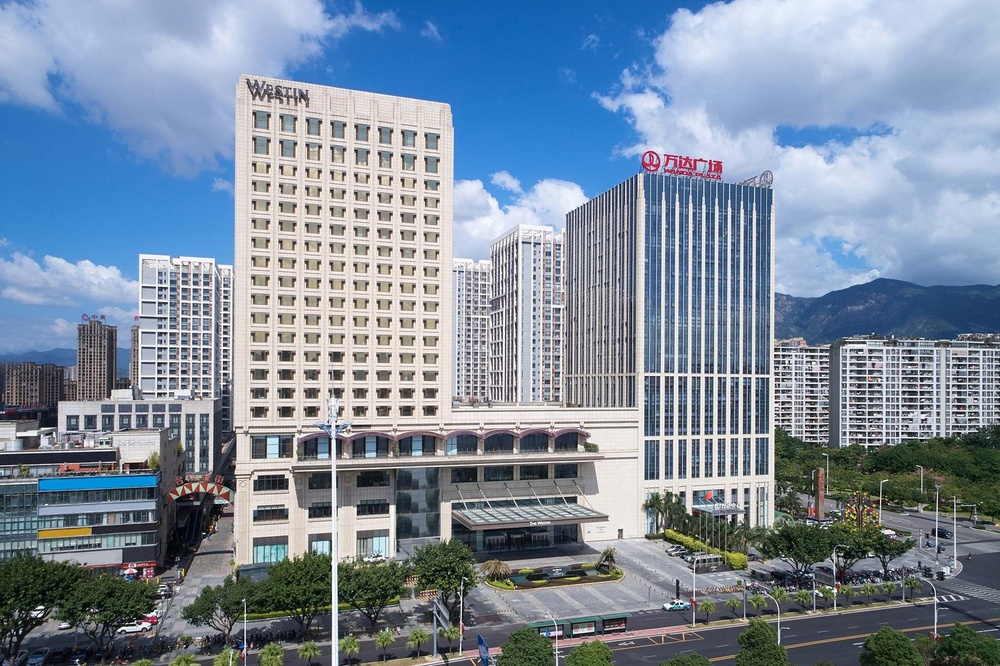
#> input picture Images/train/Building/b1.jpg, 1000 x 666 px, shrunk from 1400 x 933 before the run; its folder holds only this picture in this run
$ python train.py
#> lines starting #> are read from the running program, lines starting #| are printed output that depends on the picture
"""Image Training"""
# pylint:disable=no-member

import os
import cv2 as cv
import numpy as np

objects = ['Building', 'Food', 'Other', 'People']
DIR = 'Images/train/'

# using haar_cascade library
haar_cascade = cv.CascadeClassifier('haar_face.xml')

features = []
labels = []

def create_train():
    """Function printing python version."""
    for object in objects:
        path = os.path.join(DIR, object)
        label = object.index(object)

        for img in os.listdir(path):
            img_path = os.path.join(path,img)

            img_array = cv.imread(img_path)
#> img_array is the input picture: shape (666, 1000, 3); mean B, G, R 157.9, 140.3, 125
            if img_array is None:
                continue
            gray = cv.cvtColor(img_array, cv.COLOR_BGR2GRAY)
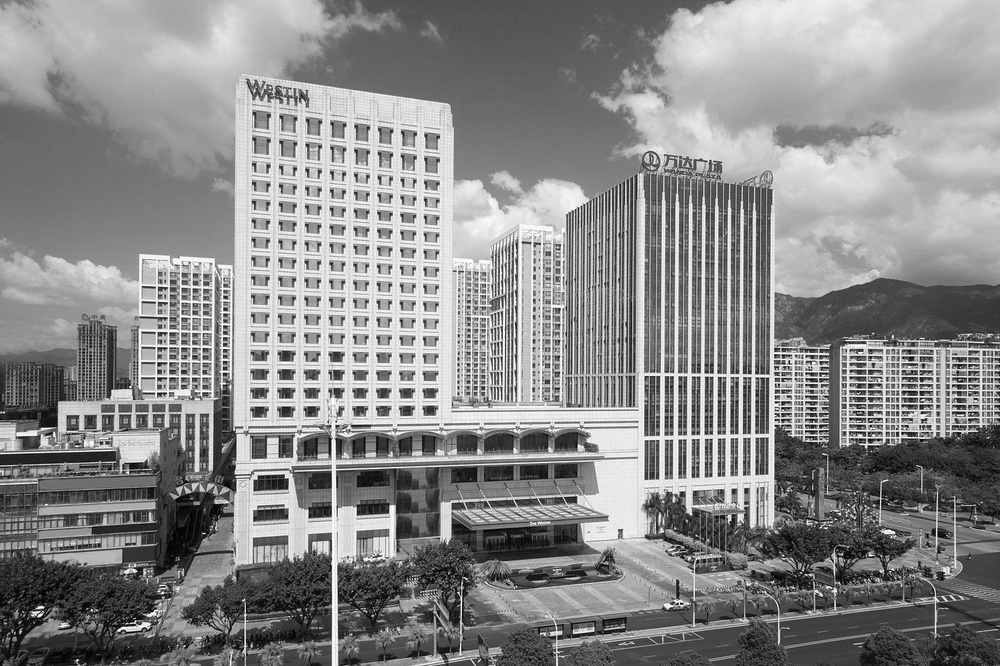
#> gray: shape (666, 1000); min 0, max 255, mean 137.7

            object_rect = haar_cascade.detectMultiScale(gray, scaleFactor=1.1, minNeighbors=4)
#> object_rect = ()

            for (x,y,w,h) in object_rect:
                object_roi = gray[y:y+h, x:x+w]
                features.append(object_roi)
                labels.append(label)
#> this loop made 0 passes
#> after the loop, features = []; labels = []
#> pass 2 of the loop in create_train, `for object in objects:`:
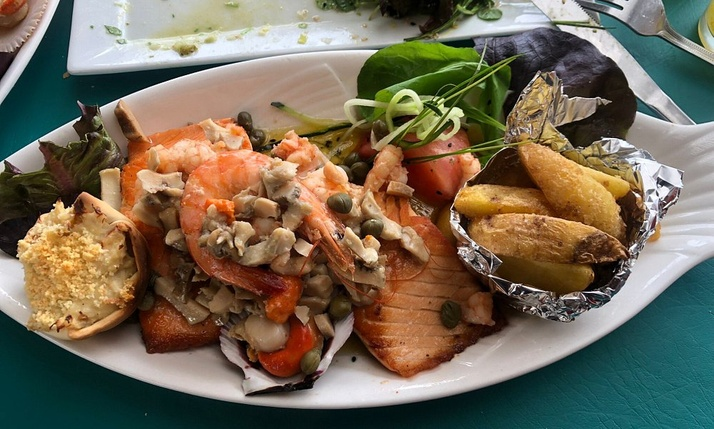
#> input picture Images/train/Food/f1.jpg, 714 x 429 px, shrunk from 1000 x 600 before the run
#> in create_train, img_array is the input picture: shape (429, 714, 3); mean B, G, R 85.7, 105.1, 116.6
#> in create_train, `gray = cv.cvtColor(img_array, cv.COLOR_BGR2GRAY)`:
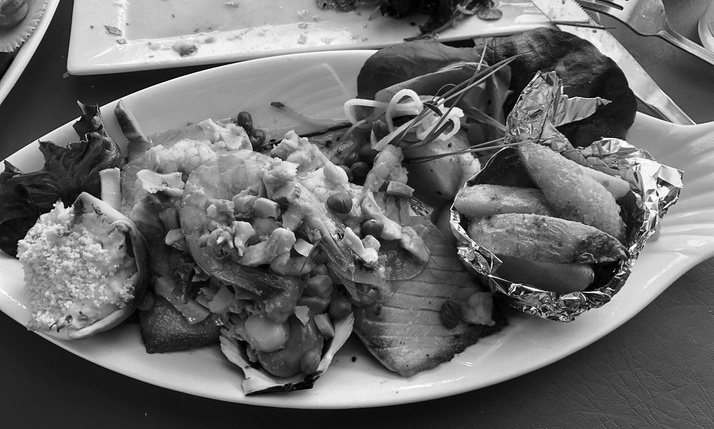
#> gray: shape (429, 714); min 0, max 255, mean 106.4
#> object_rect = [[630, 180, 31, 31], [262, 263, 35, 35]]
#> the loop in create_train, `for (x,y,w,h) in object_rect:` made 2 passes
#> pass 2, in create_train, `object_roi = gray[y:y+h, x:x+w]`:
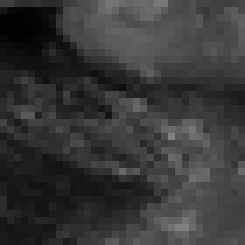
#> object_roi: shape (35, 35) (shown 7 times larger); min 1, max 129, mean 55.7
#> after the loop in create_train, `for (x,y,w,h) in object_rect:`: features = 2 items; labels = [0, 0]

#> (the run stopped early here; a loop or call above may not have finished)
